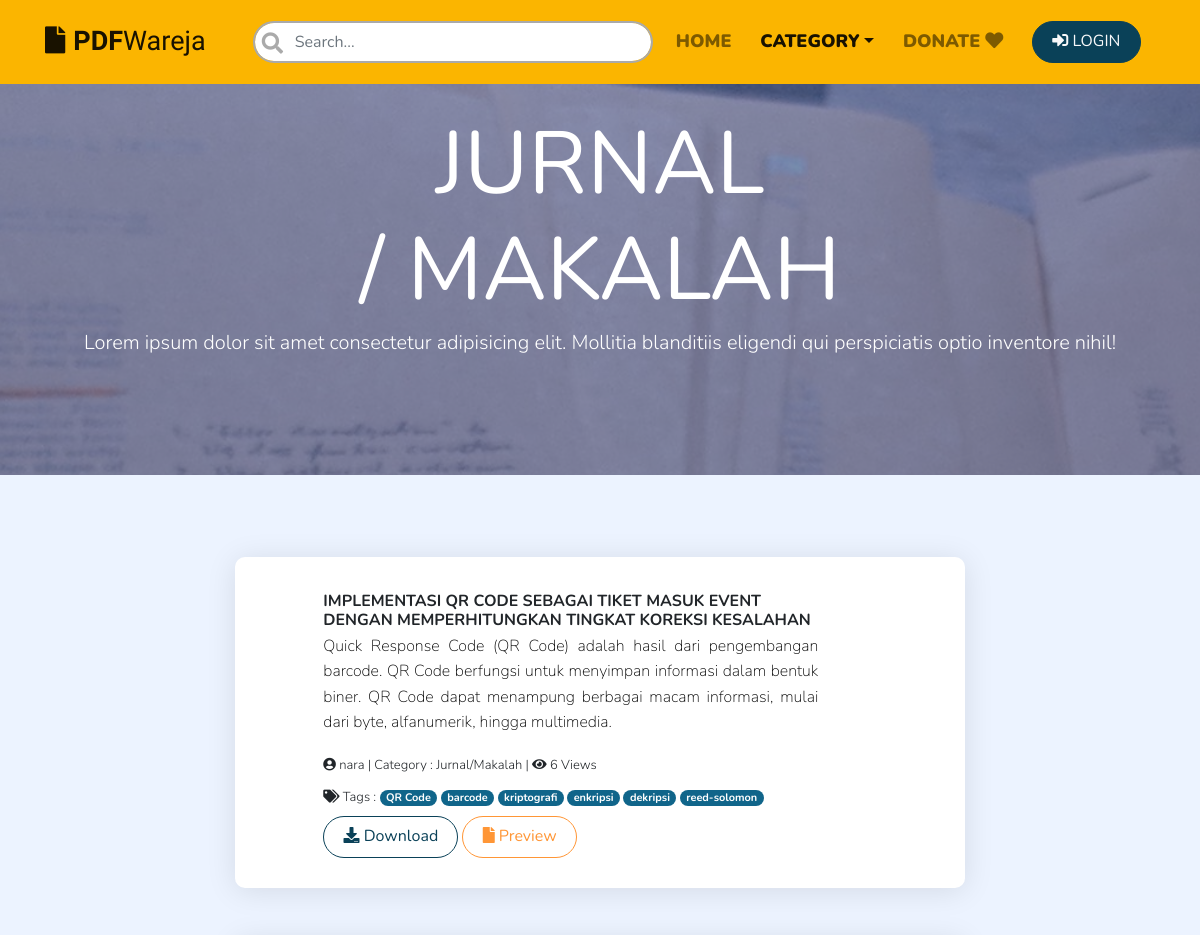
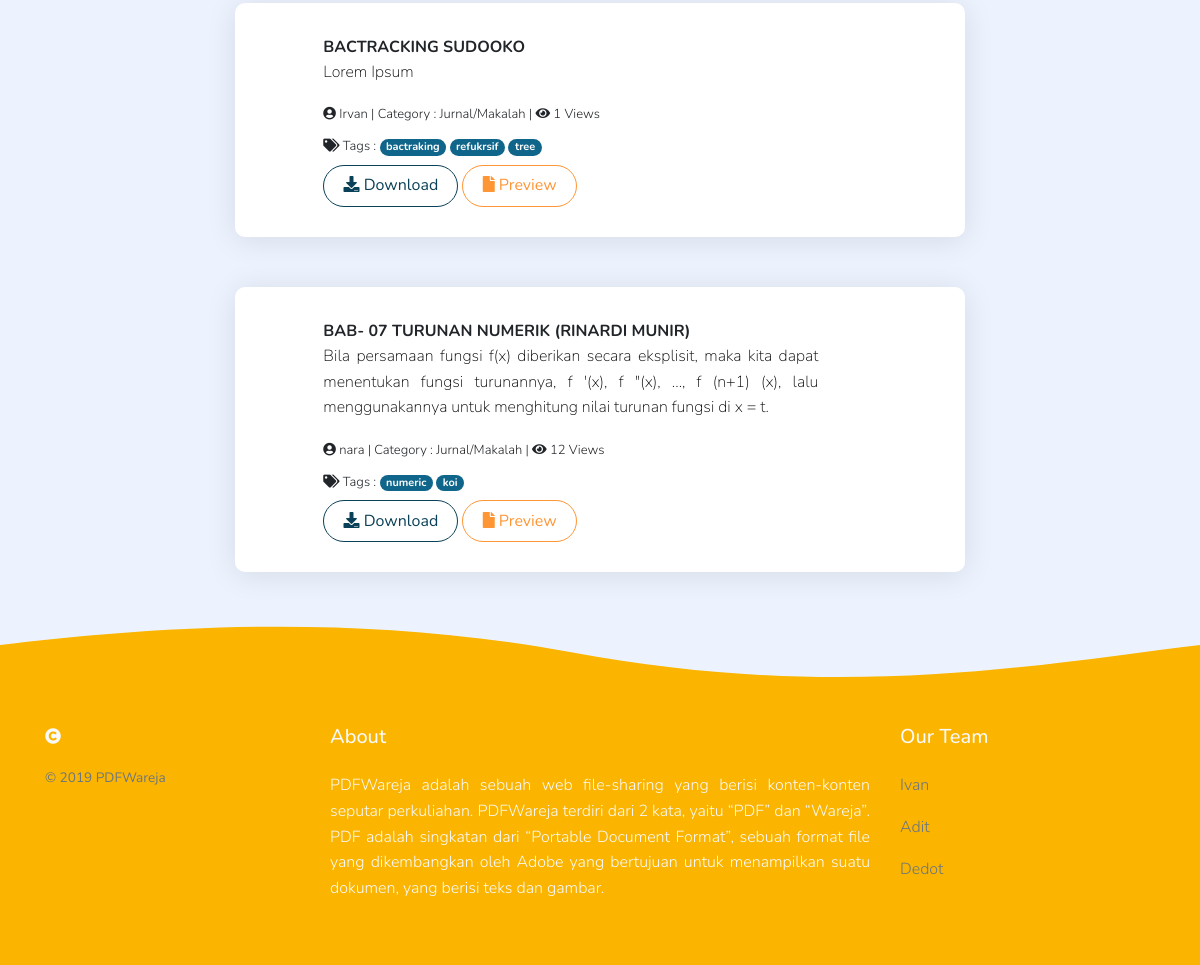
The app's page /index.php/jm with its own data (2 pictures, top to bottom).
### tables this page shows
CREATE TABLE IF NOT EXISTS `tberkas` (
`id_berkas` int(11) NOT NULL,
  `judul_b` varchar(255) DEFAULT NULL,
  `abstrak` text,
  `tgl_uploaded` datetime DEFAULT NULL,
  `tgl_updated` date DEFAULT NULL,
  `file` varchar(255) DEFAULT NULL,
  `tags` text,
  `viewed` int(11) DEFAULT NULL,
  `id_user` int(11) DEFAULT NULL,
  `id_kategori` int(11) DEFAULT NULL
);

CREATE TABLE IF NOT EXISTS `tuser` (
`id_user` int(11) NOT NULL,
  `nama` varchar(255) DEFAULT NULL,
  `email` varchar(255) NOT NULL,
  `password` varchar(255) DEFAULT NULL
);

CREATE TABLE IF NOT EXISTS `tkategori` (
`id_kategori` int(11) NOT NULL,
  `nama_kat` varchar(255) DEFAULT NULL,
  `deks` text
);

### application/controllers/jm.php (called while the page is built, shortened)
<?php
class Jm extends CI_Controller{
    function __construct()
    {
        $this->load->model('m_jm');
    }
    public function index()
    {
        $tampil=$this->m_jm->data();
        $data=array(
            'data'=>$tampil
        );
        $this->load->view ("v_jm",$data);
    }
}

### index.php (called while the page is built, shortened)
<?php
require_once BASEPATH.'core/CodeIgniter.php';

### application/models/m_jm.php (called while the page is built, shortened)
<?php
class M_jm extends CI_Model {
    function data()
    {
        $us=$this->db->select('*')
                 ->from('tberkas')
                 ->join('tkategori','tberkas.id_kategori=tkategori.id_kategori')
                 ->join('tuser','tberkas.id_user=tuser.id_user')
                 ->where('tkategori.nama_kat','Jurnal/Makalah')
                 ->order_by('tgl_uploaded','DESC')
                 ->get()
                 ->result();
        return $us;
    }
}

### application/views/v_jm.php (the view, shortened to what this page needs)
<!DOCTYPE html>
<html lang="en">
<head>
<link rel="stylesheet" href="https://use.fontawesome.com/releases/v5.3.1/css/all.css">
 <link rel="stylesheet" href="https://stackpath.bootstrapcdn.com/bootstrap/4.1.3/css/bootstrap.min.css">
<link href="<?php echo base_url();?>assets/css/main.css" rel="stylesheet"/>
<link href="<?php echo base_url(); ?>assets/css/vendor/aos.css" rel="stylesheet"/>
<link href="<?php echo base_url();?>assets/css/mycss.css" rel="stylesheet"/>
</head>
<body>
<nav class="navbar  navbar-expand-lg navbar-light fixed-top bg-orange ">
        <div class="container">
            <a class="navbar-brand" href="<?php echo base_url();?>">
                <i class="fas fa-file mr-2"></i><strong>PDF</strong>Wareja</a>
            <div class="collapse navbar-collapse" id="navbarNavDropdown-1">
                <div class="col-lg-5">
                    <ul class="navbar-nav md-12 .mr-auto">
                        <form action="<?php echo base_url('search/hasil')?>" action="GET">
                            <div class="inputWithIcon">
                                <input type="text" class ="form-control iput input-round" name="search"  placeholder="Search...">
                                <i class="fa fa fa-search fa-lg fa-fw" aria-hidden="true"></i>
                            </div>
                        </form>
                    </ul>
                </div>
                <ul class="navbar-nav ml-auto d-flex align-items-center">
                        <li class="nav-item"><a class="nav-link" href="<?php echo base_url();?>">HOME <span class="sr-only">(current)</span></a></li>
                        <li class="nav-item dropdown active"><a class="nav-link dropdown-toggle" href="#" id="navbarDropdownMenuLink" data-toggle="dropdown" aria-haspopup="true" aria-expanded="false">CATEGORY</a>
                            <li class="nav-item"><a class="nav-link" href="<?php echo base_url();?>donate">DONATE <span class="fa fa-heart"></span> </a></li>
                        </li>
                        <li class="nav-item active" >
                        <span class="nav-link" href="#">
                        <a class="btn btn-navy btn-round  text-light"  href="<?php echo base_url('login');?>"><i class="fas fa-sign-in-alt"></i> LOGIN</a>
                        </span>
                        </li>
                </ul>
            </div>
        </div>
        </nav>
<main>
<div class="jumbotron jumbotron-md jumbotron-fluid overlay overlay-blue" style=" background-image:url(assets/img/demo/jm.jpeg); background-position: center center; background-size:cover; background-repeat: no-repeat; background-attachment: fixed;">
	<div class="container text-center text-white h-100">
		<h1 class="display-2"><strong>JURNAL <br>/ MAKALAH</strong></h1>
		<h5 class="font-weight-light">Lorem ipsum dolor sit amet consectetur adipisicing elit. Mollitia blanditiis eligendi qui perspiciatis optio inventore nihil!</h5>
	</div>
</div>
<div class="container">
    <div class="row justify-content-center">
         <div class="col-lg-8 ">
                <?php
                            foreach ($data as $u)  :
                      ?>
                        <div class="col-lg-12 info-panel">
                            <div class="row">
                              <div class="col-lg-1">
                              </div>
                              <div class="col-lg-9">
                                  <a><h4 > <?php echo $u->judul_b; ?> </h4></a>
                                  <p><?=$u->abstrak;?></p>
                                      <label> <span class="fa fa-user-circle "></span> <?=$u->nama;?> | Category : <?=$u->nama_kat;?> | <span class="fa fa-eye"></span> <?= $u->viewed;?> Views </label>
                                      <br>
                                      <label> <span class="fa fa-tags"></span> Tags :
                                      <?php
                                          if (empty($u->tags)):
                                    ?>
                                    -
                                     <?php  else :
                                          $tags = $u->tags;
                                          $tags_ar= explode(',',$tags);
                                          foreach ($tags_ar as $x=> $val) : ?>
                                          <a class="badge badge-pill badge-info hv" href="#"><?php echo $val ?> </a>
                                          <?php endforeach; endif;?>
                                    </label>
                                    <br>
                                      <a href="<?php echo base_url();?>home/download/<?php echo $u->id_berkas?>" class="btn btn-outline-navy btn-round"> <span class="fa fa-download"></span> Download</a>
                                      <a href="<?php echo base_url();?>viewer_pdf/tampil_c/<?php echo $u->id_berkas;?>/<?php echo url_title($u->judul_b);?>" class="btn btn-outline-orange btn-round "> <span class="fa fa-file"></span> Preview</a>
                              </div>
                              </div>
                        </div>
                            <?php endforeach; ?>
              </div>
    </div>
</div>
</main>
<footer class="bg-orange pb-5">
<div class="container">
	<div class="row">
		<div class="col-12 col-md">
			<i class="fas fa-copyright text-light"></i>
			<small class="d-block mt-3 mb-3 text-muted">© 2019 PDFWareja</small>
		</div>
		<div class="col-6 ">
			<h5 class="mb-4 text-light">About</h5>
			<p class="text-light text-justify">PDFWareja adalah sebuah web file-sharing yang berisi konten-konten seputar
                    perkuliahan. PDFWareja terdiri dari 2 kata, yaitu “PDF” dan “Wareja”. PDF adalah
                    singkatan dari “Portable Document Format”, sebuah format file yang dikembangkan
                    oleh Adobe yang bertujuan untuk menampilkan suatu dokumen, yang berisi teks dan
                    gambar.</p>
		</div>
		<div class="col-6 col-md">
			<h5 class="mb-4 text-light">Our Team</h5>
			<ul class="list-unstyled text-small">
                <li>
                    <a class="text-muted" data-toggle="collapse"  role="button" aria-expanded="false" aria-controls="collapseExample"href="#">Ivan</a>
                </li>
				<li><a class="text-muted" >Adit</a></li>
				<li><a class="text-muted" >Dedot</a></li>
			</ul>
		</div>
	</div>
</div>
</footer>
</body>
</html>

### assets/css/mycss.css (style rules this page uses)
.navbar-brand { font-size: 27px; font-family: Viga; }
.nav-item { font-size: 18px; font-weight: 900; }
.btn-navy { color: #212529; background-color: #0a4158; border-color: #0a4158; }
.btn-outline-navy { color: #0a4158; background-color: transparent; background-image: none; border-color: #0a4158; }
.btn-outline-orange { color: #ff9636; background-color: transparent; background-image: none; border-color: #ff9636; }
.badge-info { color: #ffffff; background-color: #10658a; }
.info-panel { box-shadow: 0 3px 30px rgba(0, 0, 0, 0.1); border-radius: 10px; margin-top: 50px; background-color: white; padding: 30px ; }
.info-panel h4 { font-size: 16px; text-transform: uppercase; font-weight: bold; margin-top: 5px; }
.info-panel label { font-size: 13px; }
.info-panel p { font-size: 14; color: black; margin-top: -5px; font-weight: 200; text-align: justify; }
.iput[type="text"] { width: 400px; border: 2px solid #aaa; border-radius: 4px; margin: 8px 0; outline: none; padding: 8px; box-sizing: border-box; transition: 0.3s; }
.inputWithIcon .iput[type="text"] { padding-left: 40px; }
.inputWithIcon { position: relative; }
.inputWithIcon i { position: absolute; left: 1; top: 12px; padding: 2px 9px; color: #aaa; transition: 0.3s; }
body { background-color: #ECF3FF; }

### records on screen
tberkas: judul_b "IMPLEMENTASI QR CODE SEBAGAI TIKET MASUK EVENT DENGAN MEMPERHITUNGKAN TINGKAT KOREKSI KESALAHAN", abstrak "Quick Response Code (QR Code) adalah hasil dari pengembangan barcode. QR Code berfungsi untuk menyimpan informasi dalam bentuk biner. QR Code dapat menampung berbagai macam informasi, mulai dari byte, alfanumerik, hingga multimedia.", id_user.nama "nara", id_kategori.nama_kat "Jurnal/Makalah", viewed "6", tags "QR Code", tags "barcode", tags "kriptografi", tags "enkripsi", tags "dekripsi", tags "reed-solomon"
tberkas: judul_b "BACTRACKING SUDOOKO", abstrak "Lorem Ipsum", id_user.nama "Irvan", id_kategori.nama_kat "Jurnal/Makalah", viewed "1", tags "bactraking", tags "refukrsif", tags "tree"
tberkas: judul_b "BAB- 07 TURUNAN NUMERIK (RINARDI MUNIR)", abstrak "Bila persamaan fungsi f(x) diberikan secara eksplisit, maka kita dapat menentukan fungsi turunannya, f '(x), f \"(x), ..., f (n+1) (x), lalu menggunakannya untuk menghitung nilai turunan fungsi di x = t.", id_user.nama "nara", id_kategori.nama_kat "Jurnal/Makalah", viewed "12", tags "numeric", tags "koi"
